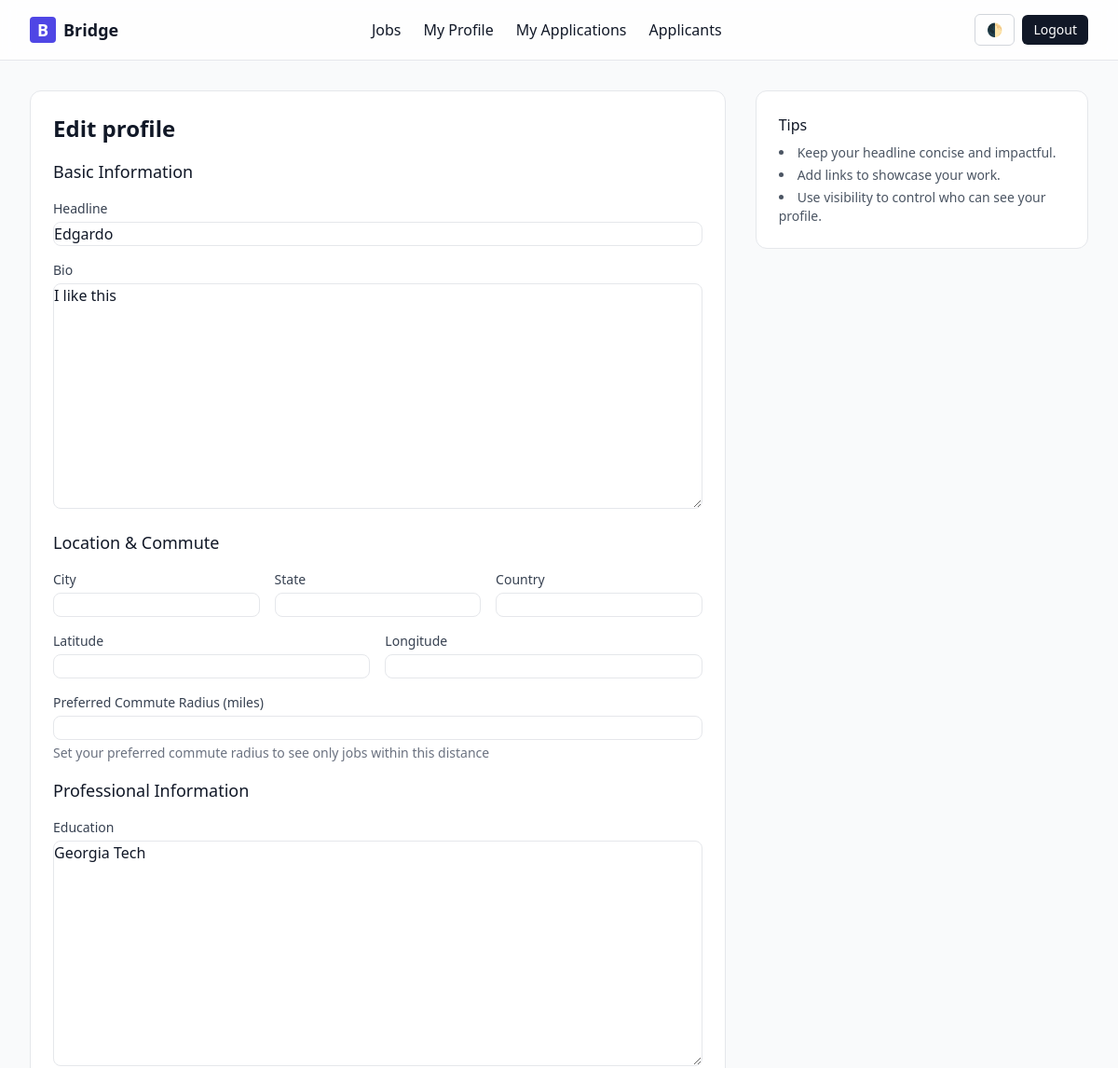
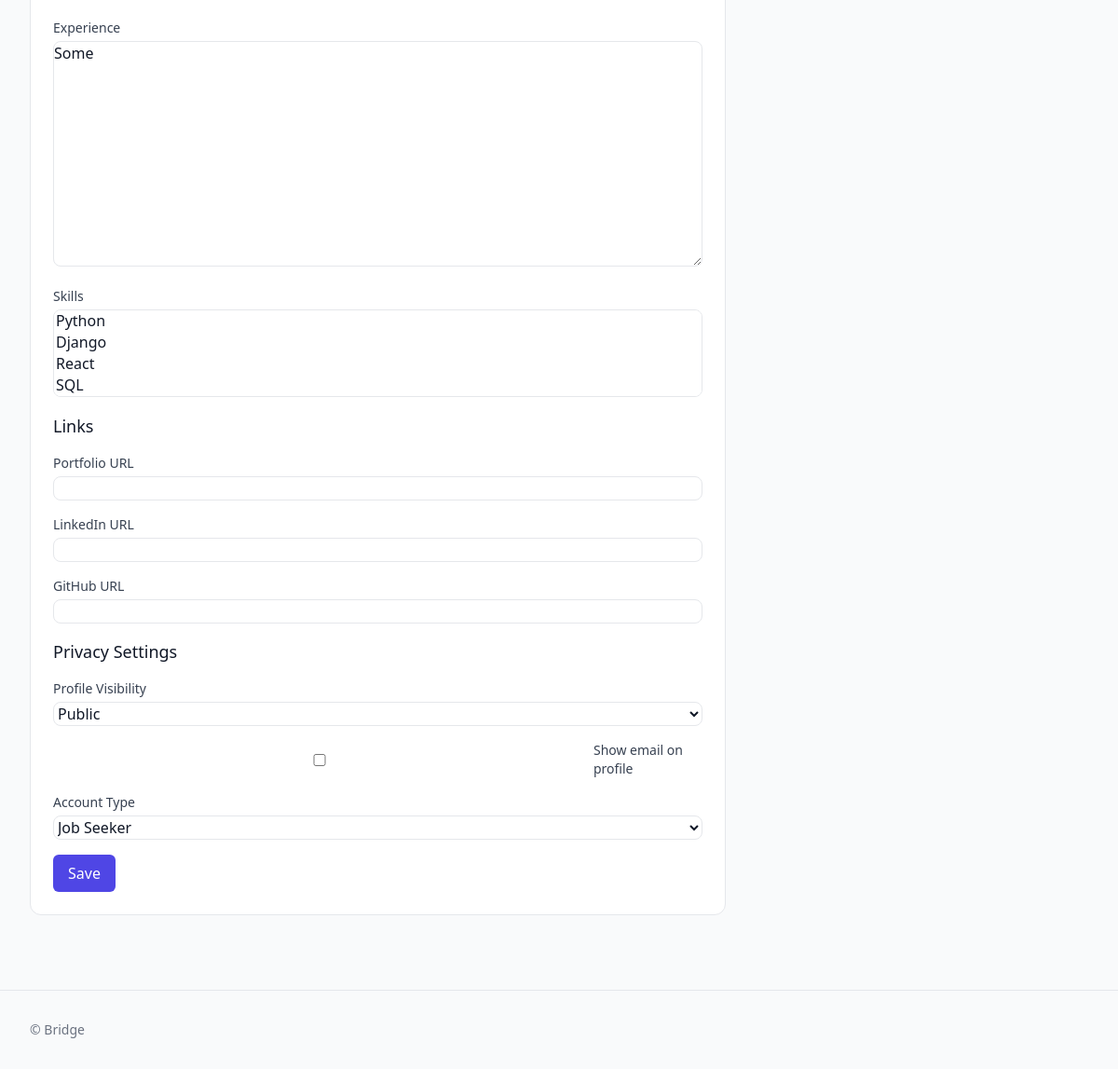
Screenshot of /accounts/profile/edit/ (signed in) with the database file from the repository (2 pictures, top to bottom).
### accounts/models.py (models this page shows, shortened)
class JobSeekerProfile(models.Model):
    class Visibility(models.TextChoices):
        PUBLIC = "public", "Public"
        RECRUITERS = "recruiters", "Recruiters Only"
        PRIVATE = "private", "Private"
    class AccountType(models.TextChoices):
        JOB_SEEKER = "job_seeker", "Job Seeker"
        RECRUITER = "recruiter", "Recruiter"
    user = models.OneToOneField(get_user_model(), on_delete=models.CASCADE, related_name="jobseeker_profile")
    headline = models.CharField(max_length=200, blank=True)
    bio = models.TextField(blank=True)
    education = models.TextField(blank=True)
    experience = models.TextField(blank=True)
    portfolio_url = models.URLField(blank=True)
    linkedin_url = models.URLField(blank=True)
    github_url = models.URLField(blank=True)
    location_city = models.CharField(max_length=100, blank=True)
    location_state = models.CharField(max_length=100, blank=True)
    location_country = models.CharField(max_length=100, blank=True)
    latitude = models.DecimalField(max_digits=9, decimal_places=6, null=True, blank=True)
    longitude = models.DecimalField(max_digits=9, decimal_places=6, null=True, blank=True)
    commute_radius = models.PositiveIntegerField(null=True, blank=True, help_text="Preferred commute radius in miles")
    skills = models.ManyToManyField("jobs.Skill", blank=True, related_name="profiles")
    visibility = models.CharField(max_length=20, choices=Visibility.choices, default=Visibility.PUBLIC)
    show_email = models.BooleanField(default=False)
    account_type = models.CharField(max_length=20, choices=AccountType.choices, default=AccountType.JOB_SEEKER)
    updated_at = models.DateTimeField(auto_now=True)

### accounts/views.py (the view)
# urls.py: path("profile/edit/", views.profile_edit, name="profile_edit"),
@login_required
def profile_edit(request):
    profile, _ = JobSeekerProfile.objects.get_or_create(user=request.user)
    if request.method == "POST":
        form = JobSeekerProfileForm(request.POST, instance=profile)
        if form.is_valid():
            form.save()
            return redirect("accounts:profile_edit")
    else:
        form = JobSeekerProfileForm(instance=profile)
    return render(request, "accounts/profile_edit.html", {"form": form})

### accounts/views.py
class JobSeekerProfileForm(ModelForm):
    class Meta:
        model = JobSeekerProfile
        fields = [
            "headline",
            "bio",
            "education",
            "experience",
            "portfolio_url",
            "linkedin_url",
            "github_url",
            "location_city",
            "location_state",
            "location_country",
            "latitude",
            "longitude",
            "commute_radius",
            "skills",
            "visibility",
            "show_email",
            "account_type",
        ]

### jobs/models.py (called while the page is built)
    def __str__(self):
        return self.name

### templates/accounts/profile_edit.html (shortened to what this page needs)
{% extends "base.html" %}
{% block content %}
<div class="grid grid-cols-1 lg:grid-cols-3 gap-8">
  <section class="lg:col-span-2 bg-white dark:bg-gray-800 border border-gray-200 dark:border-gray-800 rounded-xl p-6">
    <h1 class="text-2xl font-semibold mb-4">Edit profile</h1>
    <form method="post" class="space-y-4">
      <div class="space-y-4">
        <h3 class="text-lg font-medium text-gray-900 dark:text-gray-100">Basic Information</h3>
        <div>
          <label for="{{ form.headline.id_for_label }}" class="block text-sm font-medium text-gray-700 dark:text-gray-300 mb-1">Headline</label>
          {{ form.headline }}
        </div>
        <div>
          <label for="{{ form.bio.id_for_label }}" class="block text-sm font-medium text-gray-700 dark:text-gray-300 mb-1">Bio</label>
          {{ form.bio }}
        </div>
      </div>
      <div class="space-y-4">
        <h3 class="text-lg font-medium text-gray-900 dark:text-gray-100">Location & Commute</h3>
        <div class="grid grid-cols-1 md:grid-cols-3 gap-4">
          <div>
            <label for="{{ form.location_city.id_for_label }}" class="block text-sm font-medium text-gray-700 dark:text-gray-300 mb-1">City</label>
            {{ form.location_city }}
          </div>
          <div>
            <label for="{{ form.location_state.id_for_label }}" class="block text-sm font-medium text-gray-700 dark:text-gray-300 mb-1">State</label>
            {{ form.location_state }}
          </div>
          <div>
            <label for="{{ form.location_country.id_for_label }}" class="block text-sm font-medium text-gray-700 dark:text-gray-300 mb-1">Country</label>
            {{ form.location_country }}
          </div>
        </div>
        <div class="grid grid-cols-1 md:grid-cols-2 gap-4">
          <div>
            <label for="{{ form.latitude.id_for_label }}" class="block text-sm font-medium text-gray-700 dark:text-gray-300 mb-1">Latitude</label>
            {{ form.latitude }}
          </div>
          <div>
            <label for="{{ form.longitude.id_for_label }}" class="block text-sm font-medium text-gray-700 dark:text-gray-300 mb-1">Longitude</label>
            {{ form.longitude }}
          </div>
        </div>
        <div>
          <label for="{{ form.commute_radius.id_for_label }}" class="block text-sm font-medium text-gray-700 dark:text-gray-300 mb-1">
            Preferred Commute Radius (miles)
          </label>
          {{ form.commute_radius }}
          <p class="text-sm text-gray-500 mt-1">Set your preferred commute radius to see only jobs within this distance</p>
        </div>
      </div>
      <div class="space-y-4">
        <h3 class="text-lg font-medium text-gray-900 dark:text-gray-100">Professional Information</h3>
        <div>
          <label for="{{ form.education.id_for_label }}" class="block text-sm font-medium text-gray-700 dark:text-gray-300 mb-1">Education</label>
          {{ form.education }}
        </div>
        <div>
          <label for="{{ form.experience.id_for_label }}" class="block text-sm font-medium text-gray-700 dark:text-gray-300 mb-1">Experience</label>
          {{ form.experience }}
        </div>
        <div>
          <label for="{{ form.skills.id_for_label }}" class="block text-sm font-medium text-gray-700 dark:text-gray-300 mb-1">Skills</label>
          {{ form.skills }}
        </div>
      </div>
      <div class="space-y-4">
        <h3 class="text-lg font-medium text-gray-900 dark:text-gray-100">Links</h3>
        <div>
          <label for="{{ form.portfolio_url.id_for_label }}" class="block text-sm font-medium text-gray-700 dark:text-gray-300 mb-1">Portfolio URL</label>
          {{ form.portfolio_url }}
        </div>
        <div>
          <label for="{{ form.linkedin_url.id_for_label }}" class="block text-sm font-medium text-gray-700 dark:text-gray-300 mb-1">LinkedIn URL</label>
          {{ form.linkedin_url }}
        </div>
        <div>
          <label for="{{ form.github_url.id_for_label }}" class="block text-sm font-medium text-gray-700 dark:text-gray-300 mb-1">GitHub URL</label>
          {{ form.github_url }}
        </div>
      </div>
      <div class="space-y-4">
        <h3 class="text-lg font-medium text-gray-900 dark:text-gray-100">Privacy Settings</h3>
        <div>
          <label for="{{ form.visibility.id_for_label }}" class="block text-sm font-medium text-gray-700 dark:text-gray-300 mb-1">Profile Visibility</label>
          {{ form.visibility }}
        </div>
        <div class="flex items-center">
          {{ form.show_email }}
          <label for="{{ form.show_email.id_for_label }}" class="ml-2 text-sm text-gray-700 dark:text-gray-300">Show email on profile</label>
        </div>
        <div>
          <label for="{{ form.account_type.id_for_label }}" class="block text-sm font-medium text-gray-700 dark:text-gray-300 mb-1">Account Type</label>
          {{ form.account_type }}
        </div>
      </div>
      <button type="submit" class="bg-indigo-600 text-white px-4 py-2 rounded-md hover:bg-indigo-500">Save</button>
    </form>
  </section>
  <aside class="bg-white dark:bg-gray-800 border border-gray-200 dark:border-gray-800 rounded-xl p-6 h-fit">
    <h2 class="font-medium mb-2">Tips</h2>
    <ul class="list-disc list-inside text-sm text-gray-600 dark:text-gray-300 space-y-1">
      <li>Keep your headline concise and impactful.</li>
      <li>Add links to showcase your work.</li>
      <li>Use visibility to control who can see your profile.</li>
    </ul>
  </aside>
</div>
{% endblock %}

### templates/base.html (style rules this page uses)
html { font-family: 'Inter', system-ui, -apple-system, Segoe UI, Roboto, Ubuntu, Cantarell, Noto Sans, sans-serif; }
input, select, textarea { border: 1px solid #e5e7eb; background-color: #ffffff; color: #111827; border-radius: 0.5rem; padding: 0.5rem 0.75rem; width: 100%; }
button { border-radius: 0.5rem; padding: 0.5rem 0.75rem; }
label { font-size: 0.875rem; color: #374151; }

### rows the page displays
JobSeekerProfile: headline "Edgardo", bio "I like this", education "Georgia Tech", experience "Some", visibility "Public", account_type "Job Seeker"
